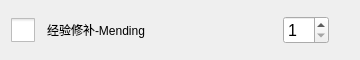
<?xml version="1.0" encoding="UTF-8"?>
<ui version="4.0">
 <class>EnchListItemWidget</class>
 <widget class="QWidget" name="EnchListItemWidget">
  <property name="geometry">
   <rect>
    <x>0</x>
    <y>0</y>
    <width>360</width>
    <height>60</height>
   </rect>
  </property>
  <property name="sizePolicy">
   <sizepolicy hsizetype="Preferred" vsizetype="Preferred">
    <horstretch>0</horstretch>
    <verstretch>0</verstretch>
   </sizepolicy>
  </property>
  <property name="windowTitle">
   <string>Form</string>
  </property>
  <layout class="QGridLayout" name="gridLayout">
   <item row="0" column="0">
    <widget class="QCheckBox" name="cb">
     <property name="sizePolicy">
      <sizepolicy hsizetype="Fixed" vsizetype="Fixed">
       <horstretch>0</horstretch>
       <verstretch>0</verstretch>
      </sizepolicy>
     </property>
     <property name="minimumSize">
      <size>
       <width>24</width>
       <height>24</height>
      </size>
     </property>
     <property name="styleSheet">
      <string notr="true">QCheckBox::indicator {
width: 24px;
height: 24px;
}</string>
     </property>
     <property name="text">
      <string/>
     </property>
     <property name="iconSize">
      <size>
       <width>24</width>
       <height>24</height>
      </size>
     </property>
     <property name="checkable">
      <bool>true</bool>
     </property>
    </widget>
   </item>
   <item row="0" column="1">
    <widget class="QLabel" name="name">
     <property name="sizePolicy">
      <sizepolicy hsizetype="Fixed" vsizetype="Preferred">
       <horstretch>4</horstretch>
       <verstretch>0</verstretch>
      </sizepolicy>
     </property>
     <property name="text">
      <string>经验修补-Mending</string>
     </property>
    </widget>
   </item>
   <item row="0" column="2">
    <spacer name="horizontalSpacer">
     <property name="orientation">
      <enum>Qt::Horizontal</enum>
     </property>
     <property name="sizeHint" stdset="0">
      <size>
       <width>40</width>
       <height>20</height>
      </size>
     </property>
    </spacer>
   </item>
   <item row="0" column="3">
    <widget class="QSpinBox" name="sb">
     <property name="minimumSize">
      <size>
       <width>32</width>
       <height>24</height>
      </size>
     </property>
     <property name="font">
      <font>
       <pointsize>12</pointsize>
      </font>
     </property>
     <property name="minimum">
      <number>1</number>
     </property>
    </widget>
   </item>
   <item row="0" column="4">
    <spacer name="horizontalSpacer_2">
     <property name="orientation">
      <enum>Qt::Horizontal</enum>
     </property>
     <property name="sizeType">
      <enum>QSizePolicy::Fixed</enum>
     </property>
     <property name="sizeHint" stdset="0">
      <size>
       <width>20</width>
       <height>20</height>
      </size>
     </property>
    </spacer>
   </item>
  </layout>
 </widget>
 <resources/>
 <connections/>
</ui>
